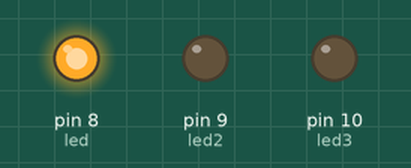
The sketch below on a simulated Arduino Uno, built with avr-gcc and run on an emulated ATmega328P. Parts: output pins drawn as LEDs (lit = HIGH).

Above: at 2.5 s.
At 6.5 s:
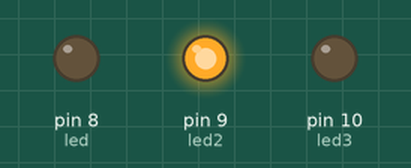
At 8.5 s:
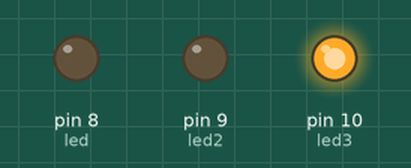
At 9.5 s:
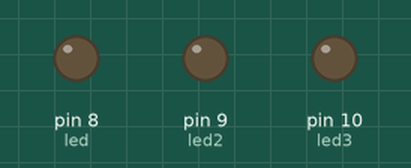
Timing chart, 0 to 13.0 s (numbered marks = the images above):
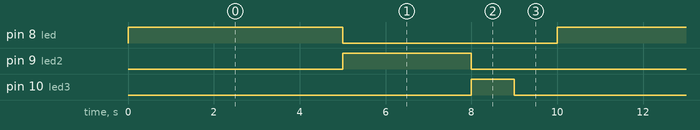

The sketch:

TRAF_K_LAMBASI.ino
```cpp
#define led 8
#define led2 9
#define led3 10
void setup() {
 pinMode (led, OUTPUT);
 pinMode (led2, OUTPUT);
 pinMode (led3, OUTPUT);


}

void loop() {
 digitalWrite (led ,HIGH);
 delay (5000);
 digitalWrite (led ,LOW);

 digitalWrite (led2 ,HIGH);
 delay (3000);
 digitalWrite (led2 ,LOW);

 digitalWrite (led3 ,HIGH);
 delay (1000);
 digitalWrite (led3 ,LOW);
 delay (1000);
}
```

Measured:
- by itself, pin 8 (led): alternates HIGH for 5.0 s and LOW for 5.0 s
- by itself, pin 9 (led2): alternates HIGH for 3.0 s and LOW for 7.0 s
- by itself, pin 10 (led3): alternates HIGH for 1.0 s and LOW for 9.0 s
